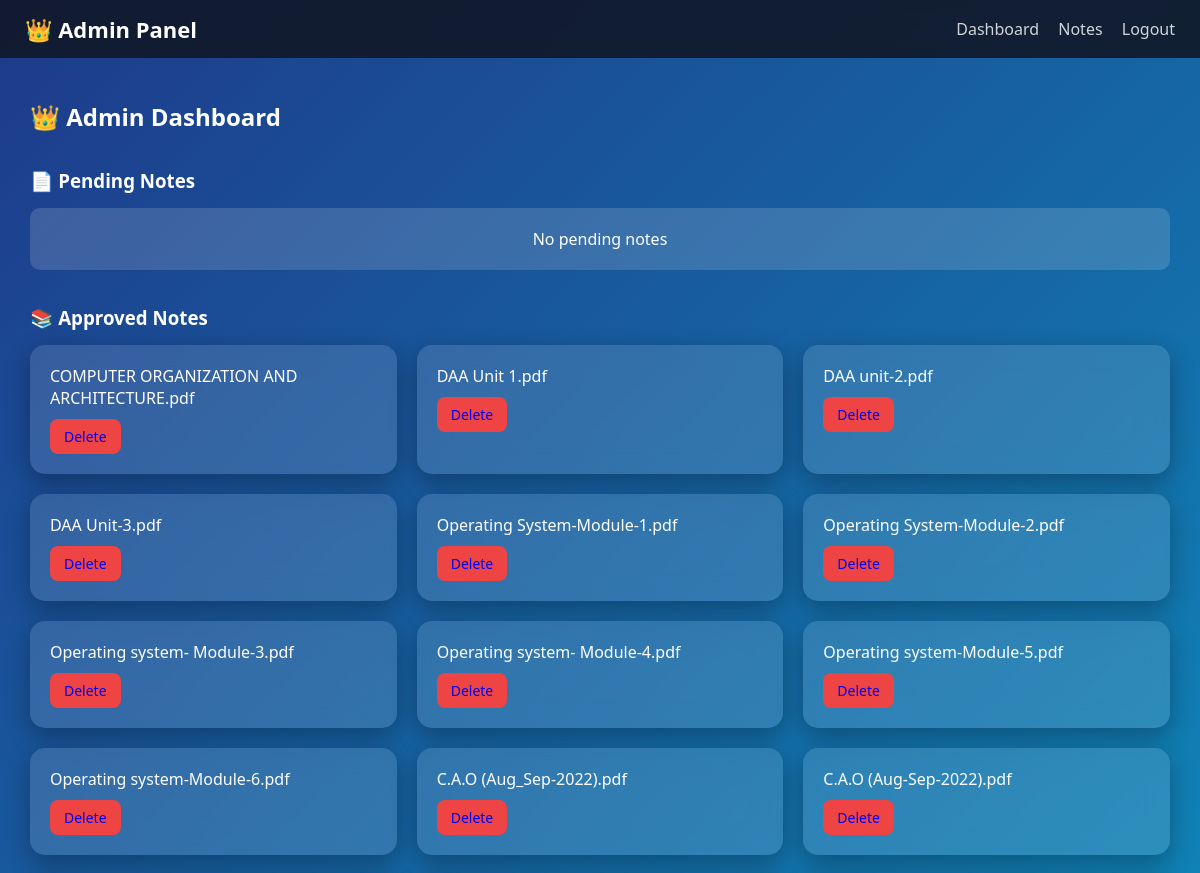
Page /admin (signed in, upper part) on the earlier database version.
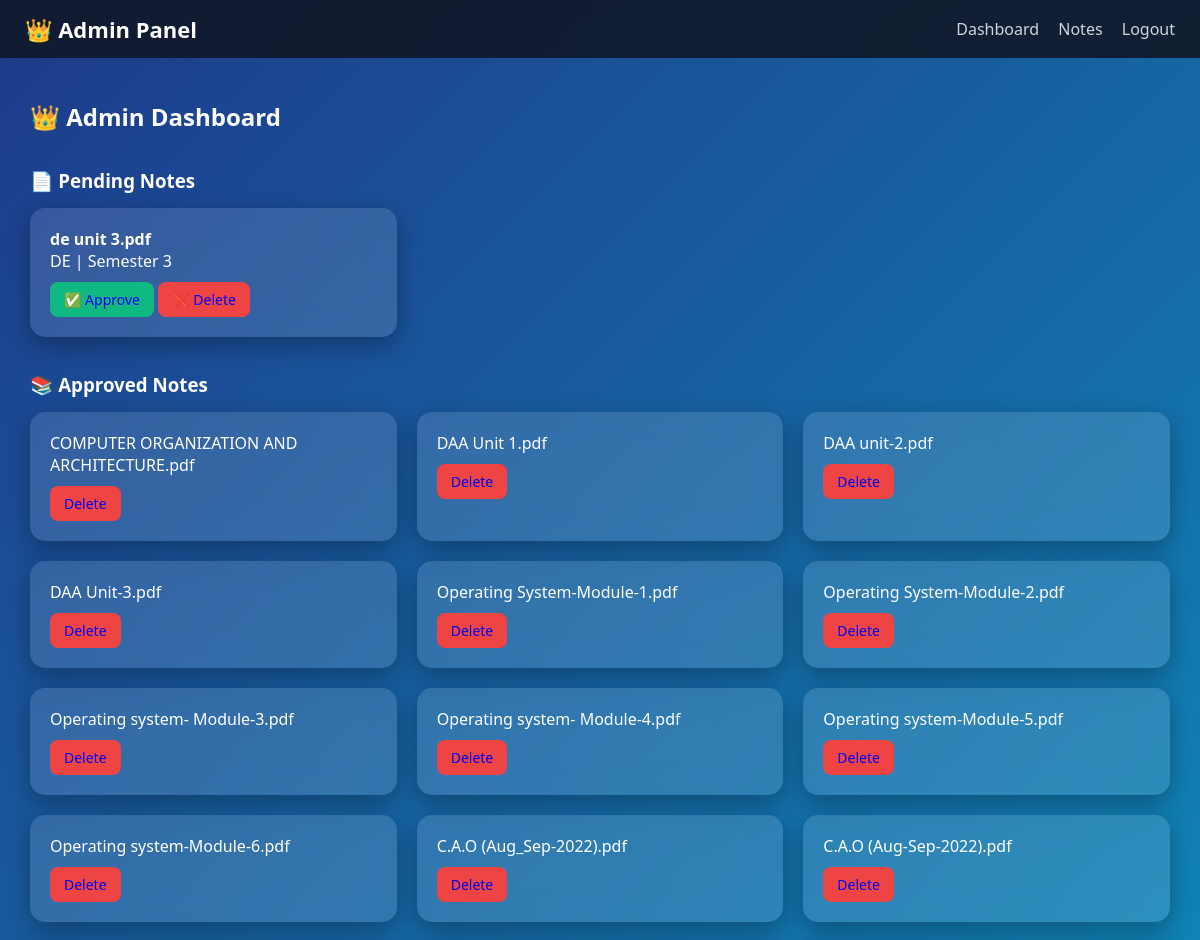
Same page on the later database version.
### tables this page shows
CREATE TABLE notes(
        id INTEGER PRIMARY KEY AUTOINCREMENT,
        title TEXT NOT NULL,
        filename TEXT NOT NULL,
        subject TEXT NOT NULL,
        semester INTEGER NOT NULL,
        uploaded_by TEXT NOT NULL,
        status TEXT NOT NULL DEFAULT 'pending',
        downloads INTEGER DEFAULT 0,
        created_at TIMESTAMP DEFAULT CURRENT_TIMESTAMP
    );

### app.py (the view)
@app.route("/admin")
def admin():
    if not login_required():
        return login_required_redirect()
    if not admin_required():
        return "⛔ Access Denied"
    conn = get_db_connection()
    cur = conn.cursor()
    cur.execute("SELECT * FROM notes WHERE status='pending'")
    pending_notes = cur.fetchall()
    cur.execute("SELECT * FROM notes WHERE status='approved'")
    approved_notes = cur.fetchall()
    cur.execute("SELECT * FROM users")
    users = cur.fetchall()
    conn.close()
    return render_template(
        "admin.html",
        pending_notes=pending_notes,
        approved_notes=approved_notes,
        users=users
    )

### app.py (called while the page is built)
def get_db_connection():
    conn = sqlite3.connect(Config.DATABASE)
    conn.row_factory = sqlite3.Row
    return conn

def login_required():
    return "user" in session

def admin_required():
    return session.get("role") == "admin"

### templates/admin.html (shortened to what this page needs)
<!DOCTYPE html>
<html lang="en">
<head>
<link rel="stylesheet" href="https://cdnjs.cloudflare.com/ajax/libs/font-awesome/6.5.0/css/all.min.css">
</head>
<body>
<div class="navbar">
  <div class="logo">👑 Admin Panel</div>
  <div class="nav-links">
    <a href="/dashboard">Dashboard</a>
    <a href="/btech">Notes</a>
    <a href="/logout">Logout</a>
  </div>
</div>
<div class="container">
  <h2>👑 Admin Dashboard</h2>
  <div class="section">
    <h3>📄 Pending Notes</h3>
    {% if pending_notes %}
    <div class="grid">
      {% for n in pending_notes %}
      <div class="note-card">
        <p><b>{{n['title']}}</b></p>
        <p>{{n['subject']}} | Semester {{n['semester']}}</p>
        <a href="/approve/{{n['id']}}" class="btn approve">✅ Approve</a>
        <a href="/delete/{{n['id']}}" class="btn delete">❌ Delete</a>
      </div>
      {% endfor %}
    </div>
    {% else %}
      <div class="empty">No pending notes</div>
    {% endif %}
  </div>
  <div class="section">
    <h3>📚 Approved Notes</h3>
    {% if approved_notes %}
    <div class="grid">
      {% for n in approved_notes %}
      <div class="note-card">
        <p>{{n['title']}}</p>
        <a href="/delete/{{n['id']}}" class="btn delete">Delete</a>
      </div>
      {% endfor %}
    </div>
    {% else %}
      <div class="empty">No approved notes</div>
    {% endif %}
  </div>
</div>
</body>
</html>

### templates/admin.html (style rules this page uses)
* { margin: 0; padding: 0; box-sizing: border-box; font-family: 'Segoe UI', sans-serif; }
body { background: linear-gradient(135deg, #1e3a8a, #06b6d4); color: white; padding-top: 70px; }
.navbar { position: fixed; top: 0; width: 100%; background: rgba(17,24,39,0.9); backdrop-filter: blur(10px); padding: 14px 25px; display: flex; justify-content: space-between; align-items: center; z-index: 1000; }
.logo { font-size: 22px; font-weight: bold; }
.nav-links a { color: #d1d5db; margin-left: 15px; text-decoration: none; }
.container { padding: 30px; max-width: 1200px; margin: auto; }
h2 { margin-bottom: 20px; }
.section { margin-top: 35px; }
.section h3 { margin-bottom: 15px; }
.grid { display: grid; grid-template-columns: repeat(3,1fr); gap: 20px; }
.note-card { background: rgba(255,255,255,0.12); backdrop-filter: blur(15px); padding: 20px; border-radius: 15px; transition: 0.3s; box-shadow: 0 8px 25px rgba(0,0,0,0.3); }
.btn { display: inline-block; margin-top: 10px; padding: 8px 14px; border-radius: 8px; text-decoration: none; font-size: 14px; transition: 0.3s; }
.approve { background: #10b981; }
.delete { background: #ef4444; }

Differences in the rows shown:
added notes: title "de unit 3.pdf", subject "DE", semester "3", shown under "📄 Pending Notes"
Other differences:
text no longer shown: "No pending notes"
